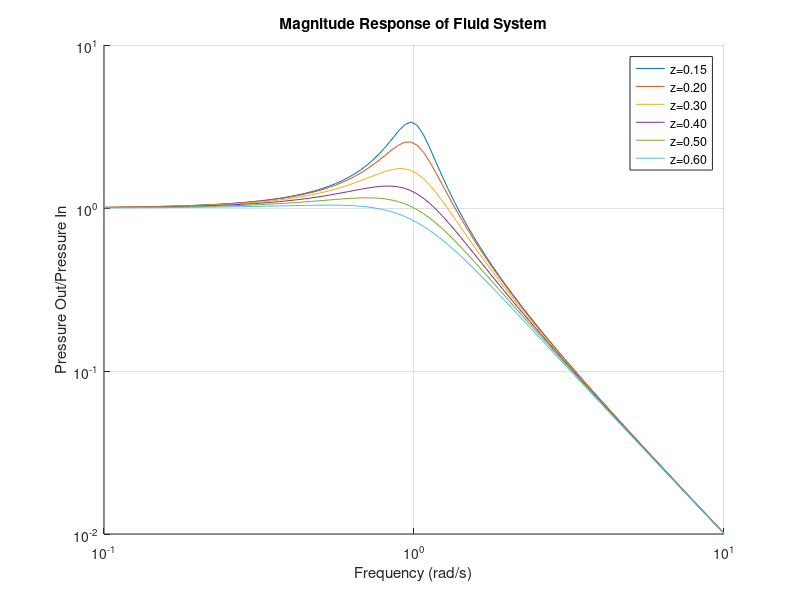

This chart was generated by the following MATLAB code:
%Fluids Prelab
%ENGS 22
%Andy Werchniak 02/16/2016
clear;

wn = 1;
z = [0.15,0.20,0.30,0.40,0.50,0.60];
w = logspace(-1,1,100);

hold on;
grid on;

for i = 1:length(z)
    H = 1./sqrt((((wn^2-w.^2).^2)+(2*z(i)*wn.*w).^2));
    fprintf('z= %d\n', z(i));
    [maximum, index] = max(H);
    fprintf('Max Pout/Pin: %d\n', maximum);
    fprintf('wn/Resonant Frequency: %d\n\n', 1/w(index));
    loglog(w,H);
end

set(gca,'XScale','log');
set(gca,'YScale','log');
title('Magnitude Response of Fluid System');
xlabel('Frequency (rad/s)');
ylabel('Pressure Out/Pressure In');
legend('z=0.15','z=0.20','z=0.30','z=0.40','z=0.50','z=0.60');
